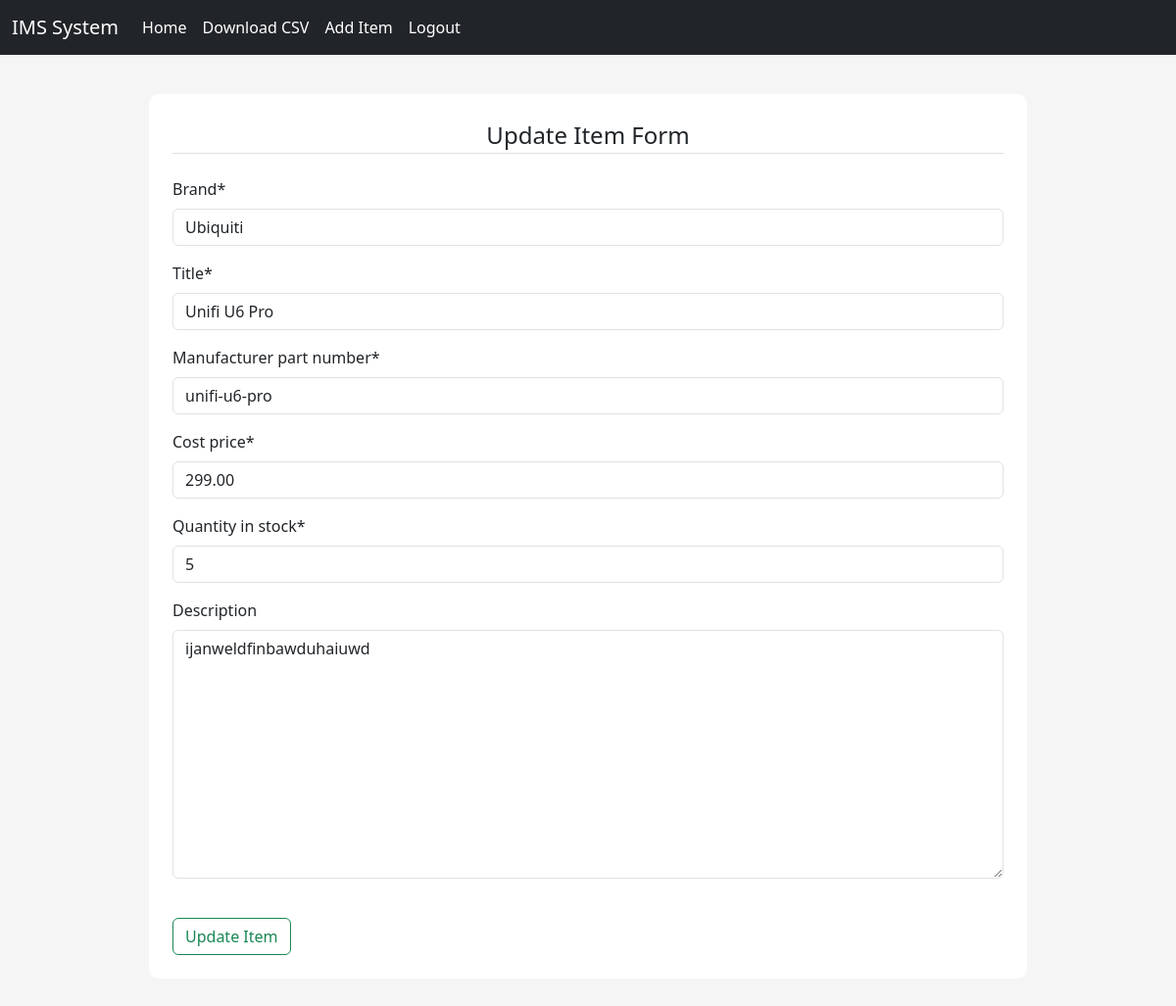
Page /inventory/update/4 (signed in) on the earlier database version.
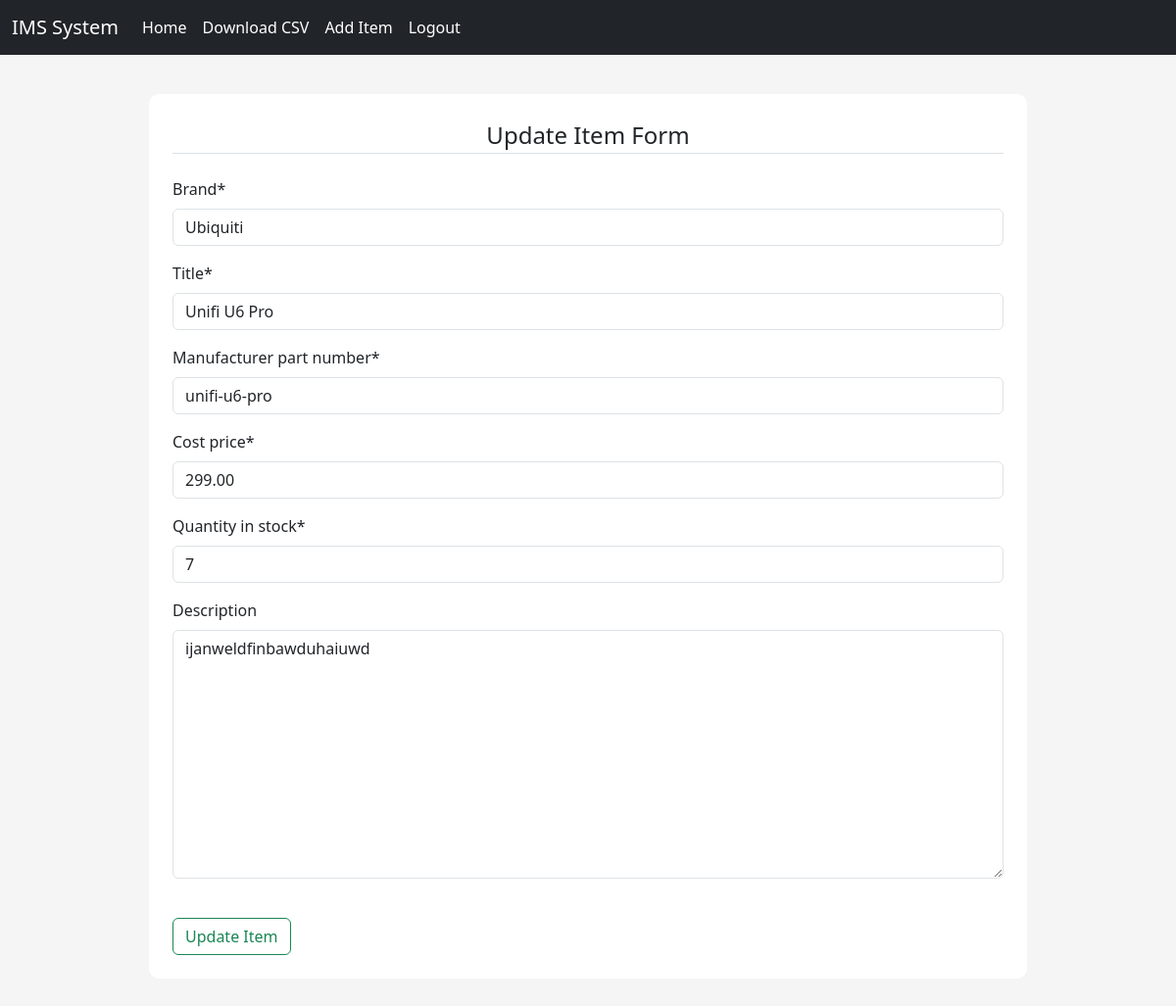
Same page on the later database version.
### inventory/models.py (models this page shows, shortened)
class Inventory(models.Model):
    brand = models.CharField(max_length=300, null=False, blank=False)
    title = models.CharField(max_length=300, null=False, blank=False)
    manufacturer_part_number = models.CharField(max_length=300, null=False, blank=False)
    cost_price = models.DecimalField(max_digits=19, decimal_places=2, null=False, blank=False)
    quantity_in_stock = models.IntegerField(null=False, blank=False)
    description = models.TextField(null=True, blank=True)

### inventory/views.py (the view)
# urls.py: path("update/<int:pk>", update_product, name="update_inventory"),
@login_required()
def update_product(request, pk):
    inventory = get_object_or_404(Inventory, pk=pk)
    if request.method == "POST":
        update_form = UpdateInventoryForm(data=request.POST)
        if update_form.is_valid():
            inventory.brand = update_form.data['brand']
            inventory.title = update_form.data['title']
            inventory.manufacturer_part_number = update_form.data['manufacturer_part_number']
            inventory.cost_price = update_form.data['cost_price']
            inventory.quantity_in_stock = update_form.data['quantity_in_stock']
            inventory.save()
            return redirect(f"/inventory/product/{pk}")
    else:
        update_form = UpdateInventoryForm(instance=inventory)
    context = {"form": update_form}
    return render(request, "inventory_update.html", context=context)

### inventory/forms.py
class UpdateInventoryForm(ModelForm):
    class Meta:
        model = Inventory
        fields = ['brand', 'title', 'manufacturer_part_number', 'cost_price', 'quantity_in_stock', 'description']

### templates/inventory_update.html (shortened to what this page needs)
{% extends "base.html" %}
{% load crispy_forms_tags %}
{% load static %}
{% block content %}
<div class="content-section">
    <form method="POST">
        <fieldset>
            <legend class="border-bottom pd-2 mb-4 text-center">Update Item Form</legend>
            <div class="form-group">
                {{ form|crispy }}
            </div>
            <div class="form-group pt-4">
                <button class="btn btn-outline-success" type="submit">Update Item</button>
            </div>
        </fieldset>
    </form>
</div>
{% endblock %}

Differences in the rows shown:
changed Inventory "Ubiquiti": quantity_in_stock "5" → "7"
